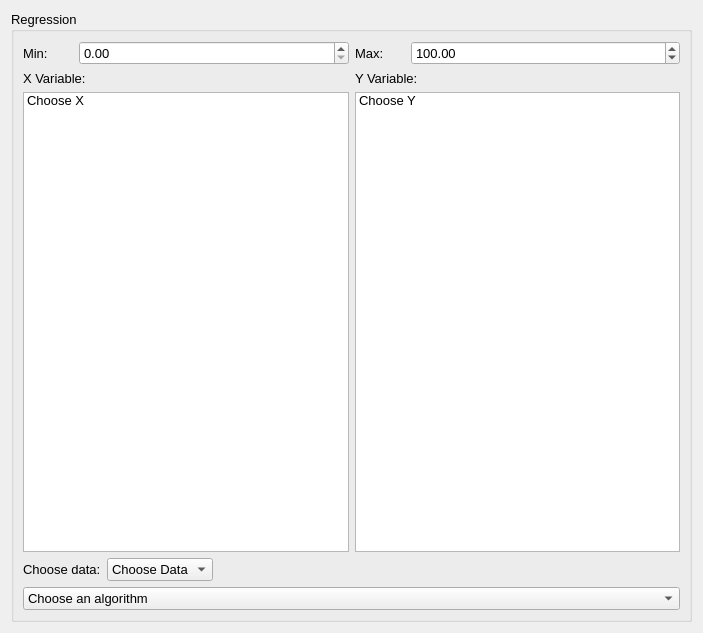
<?xml version="1.0" encoding="UTF-8"?>
<ui version="4.0">
 <class>Form</class>
 <widget class="QWidget" name="Form">
  <property name="geometry">
   <rect>
    <x>0</x>
    <y>0</y>
    <width>703</width>
    <height>633</height>
   </rect>
  </property>
  <property name="windowTitle">
   <string>Form</string>
  </property>
  <layout class="QVBoxLayout" name="verticalLayout_2">
   <item>
    <widget class="QGroupBox" name="regression">
     <property name="font">
      <font>
       <pointsize>10</pointsize>
      </font>
     </property>
     <property name="title">
      <string>Regression</string>
     </property>
     <layout class="QVBoxLayout" name="verticalLayout">
      <item>
       <layout class="QHBoxLayout" name="min_max_layout">
        <item>
         <widget class="QLabel" name="min_label">
          <property name="maximumSize">
           <size>
            <width>50</width>
            <height>16777215</height>
           </size>
          </property>
          <property name="text">
           <string>Min:</string>
          </property>
         </widget>
        </item>
        <item>
         <widget class="QDoubleSpinBox" name="yvarmin_spin">
          <property name="maximum">
           <double>9999999.000000000000000</double>
          </property>
         </widget>
        </item>
        <item>
         <widget class="QLabel" name="max_label">
          <property name="maximumSize">
           <size>
            <width>50</width>
            <height>16777215</height>
           </size>
          </property>
          <property name="text">
           <string>Max:</string>
          </property>
         </widget>
        </item>
        <item>
         <widget class="QDoubleSpinBox" name="yvarmax_spin">
          <property name="buttonSymbols">
           <enum>QAbstractSpinBox::UpDownArrows</enum>
          </property>
          <property name="decimals">
           <number>2</number>
          </property>
          <property name="minimum">
           <double>0.000000000000000</double>
          </property>
          <property name="maximum">
           <double>9999999.000000000000000</double>
          </property>
          <property name="value">
           <double>100.000000000000000</double>
          </property>
         </widget>
        </item>
       </layout>
      </item>
      <item>
       <layout class="QHBoxLayout" name="regression_choosevars_hlayout">
        <item>
         <layout class="QVBoxLayout" name="regression_choosex_vlayout">
          <item>
           <widget class="QLabel" name="regression_choosex_label">
            <property name="text">
             <string>X Variable:</string>
            </property>
           </widget>
          </item>
          <item>
           <widget class="QListWidget" name="regression_choosex">
            <property name="enabled">
             <bool>true</bool>
            </property>
            <property name="sizePolicy">
             <sizepolicy hsizetype="Expanding" vsizetype="Expanding">
              <horstretch>0</horstretch>
              <verstretch>0</verstretch>
             </sizepolicy>
            </property>
            <property name="minimumSize">
             <size>
              <width>0</width>
              <height>0</height>
             </size>
            </property>
            <property name="maximumSize">
             <size>
              <width>900</width>
              <height>16777215</height>
             </size>
            </property>
            <item>
             <property name="text">
              <string>Choose X</string>
             </property>
            </item>
           </widget>
          </item>
         </layout>
        </item>
        <item>
         <layout class="QVBoxLayout" name="regression_choosey_vlayout">
          <item>
           <widget class="QLabel" name="regression_choosey_label">
            <property name="text">
             <string>Y Variable:</string>
            </property>
           </widget>
          </item>
          <item>
           <widget class="QListWidget" name="regression_choosey">
            <property name="sizePolicy">
             <sizepolicy hsizetype="Expanding" vsizetype="Expanding">
              <horstretch>0</horstretch>
              <verstretch>0</verstretch>
             </sizepolicy>
            </property>
            <property name="minimumSize">
             <size>
              <width>0</width>
              <height>0</height>
             </size>
            </property>
            <property name="maximumSize">
             <size>
              <width>900</width>
              <height>16777215</height>
             </size>
            </property>
            <property name="sortingEnabled">
             <bool>true</bool>
            </property>
            <item>
             <property name="text">
              <string>Choose Y</string>
             </property>
            </item>
           </widget>
          </item>
         </layout>
        </item>
       </layout>
      </item>
      <item>
       <layout class="QHBoxLayout" name="regression_choosedata_hlayout">
        <item>
         <widget class="QLabel" name="regression_choosedata_label">
          <property name="text">
           <string>Choose data:</string>
          </property>
         </widget>
        </item>
        <item>
         <widget class="QComboBox" name="regression_choosedata">
          <property name="iconSize">
           <size>
            <width>50</width>
            <height>20</height>
           </size>
          </property>
          <item>
           <property name="text">
            <string>Choose Data</string>
           </property>
          </item>
          <item>
           <property name="text">
            <string>Known Data</string>
           </property>
          </item>
         </widget>
        </item>
        <item>
         <spacer name="regression_choosedata_spacer">
          <property name="orientation">
           <enum>Qt::Horizontal</enum>
          </property>
          <property name="sizeHint" stdset="0">
           <size>
            <width>40</width>
            <height>20</height>
           </size>
          </property>
         </spacer>
        </item>
       </layout>
      </item>
      <item>
       <widget class="QComboBox" name="regression_alg_choices">
        <property name="minimumSize">
         <size>
          <width>250</width>
          <height>0</height>
         </size>
        </property>
        <property name="iconSize">
         <size>
          <width>50</width>
          <height>20</height>
         </size>
        </property>
        <item>
         <property name="text">
          <string>Choose an algorithm</string>
         </property>
        </item>
        <item>
         <property name="text">
          <string>PLS</string>
         </property>
        </item>
        <item>
         <property name="text">
          <string>GP</string>
         </property>
        </item>
        <item>
         <property name="text">
          <string>OLS</string>
         </property>
        </item>
        <item>
         <property name="text">
          <string>OMP</string>
         </property>
        </item>
        <item>
         <property name="text">
          <string>Lasso</string>
         </property>
        </item>
        <item>
         <property name="text">
          <string>Lasso LARS</string>
         </property>
        </item>
        <item>
         <property name="text">
          <string>Elastic Net</string>
         </property>
        </item>
        <item>
         <property name="text">
          <string>Ridge</string>
         </property>
        </item>
        <item>
         <property name="text">
          <string>More to come...</string>
         </property>
        </item>
       </widget>
      </item>
     </layout>
    </widget>
   </item>
  </layout>
 </widget>
 <resources/>
 <connections/>
</ui>
